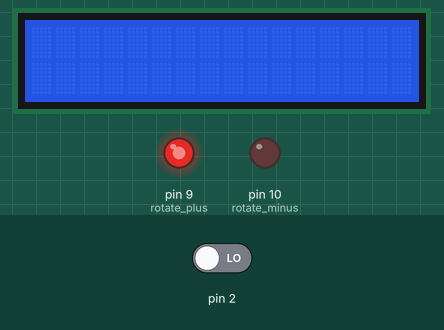
Recording of a sketch running on a simulated Arduino Uno, built with avr-gcc and run on an emulated ATmega328P. Parts: 16×2 character LCD, output pins drawn as LEDs (lit = HIGH). The inputs (shaded band) are chosen by the test bench; at power-on: pin 2 LOW.

Above: at 0.1 s.
Timing chart, 0 to 1.6 s (numbered marks = the images above):
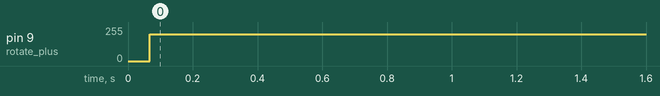

The sketch:

test_1.ino
```cpp
#include <Wire.h>
#include <LiquidCrystal_I2C.h>
#define rotate_plus 9
#define rotate_minus 10
LiquidCrystal_I2C lcd(0x27, 16, 2);
int count = 0;
void countting(){
  if (digitalRead(4)==1)
    count--;
  else
    count++;
  }
void rotate(int sign){
  if (sign>=0){
    analogWrite(rotate_minus,0);
    analogWrite(rotate_plus,sign);
  }
  if (sign<0){
    analogWrite(rotate_plus,0);
    analogWrite(rotate_minus,sign);
  }
  }
void setup() {
  // put your setup code here, to run once:
  attachInterrupt(0,countting,RISING);
  //Serial.begin(9600);
  lcd.init(); //SCL A5; SDA A4
  lcd.backlight();
  lcd.clear();
}
void loop() {
  // put your main code here, to run repeatedly:
  //Serial.println(count);
  //lcd.clear();
  //delay(50);
  //lcd.print(count);
  //delay(50);

  //if (count>5){
    //rotate(-80);
   // }
  //else if (count<-5){
  //  rotate(80);
   // }
   rotate(200);
}
```

Measured:
- by itself, pin 9 (rotate_plus): 0/255 → 200/255 at 0.07 s
